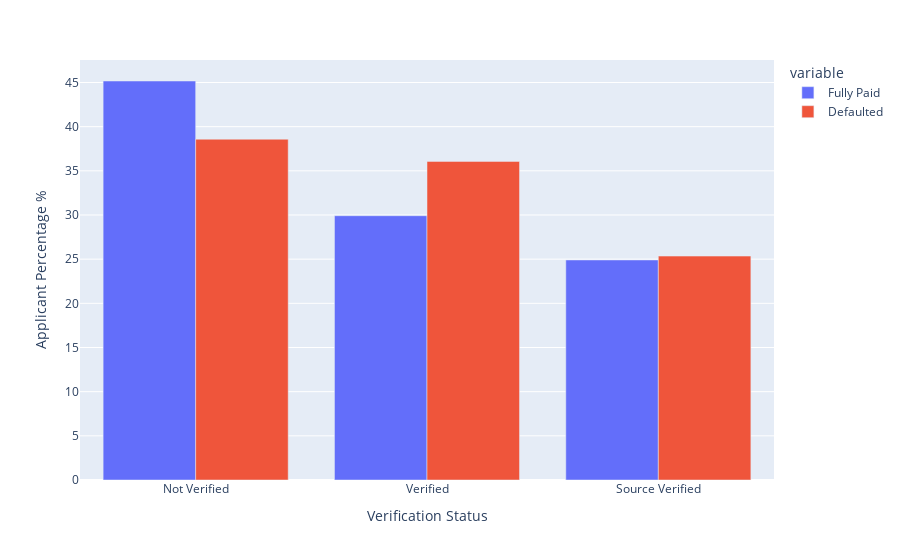

This figure's notebook cell:
### Code cell
fig = px.bar(data_status, x=data_status.index, y=['Fully Paid','Defaulted'],
             labels={'index':'Verification Status', 'value': 'Applicant Percentage %'}, barmode='group')
fig.show()

### Figure 1 — Plotly figure (JSON) as saved in the notebook; plotly's stock layout.template omitted (floating-point values rounded to 4 significant figures)
{"data": [{"alignmentgroup": "True", "hovertemplate": "variable=Fully Paid<br>Verification Status=%{x}<br>Applicant Percentage %=%{y}<extra></extra>", "legendgroup": "Fully Paid", "marker": {"color": "#636efa", "pattern": {"shape": ""}}, "name": "Fully Paid", "offsetgroup": "Fully Paid", "orientation": "v", "showlegend": true, "textposition": "auto", "type": "bar", "x": ["Not Verified", "Verified", "Source Verified"], "xaxis": "x", "y": [45.17, 29.92, 24.91], "yaxis": "y"}, {"alignmentgroup": "True", "hovertemplate": "variable=Defaulted<br>Verification Status=%{x}<br>Applicant Percentage %=%{y}<extra></extra>", "legendgroup": "Defaulted", "marker": {"color": "#EF553B", "pattern": {"shape": ""}}, "name": "Defaulted", "offsetgroup": "Defaulted", "orientation": "v", "showlegend": true, "textposition": "auto", "type": "bar", "x": ["Not Verified", "Verified", "Source Verified"], "xaxis": "x", "y": [38.58, 36.07, 25.35], "yaxis": "y"}], "layout": {"barmode": "group", "legend": {"title": {"text": "variable"}, "tracegroupgap": 0}, "margin": {"t": 60}, "xaxis": {"anchor": "y", "domain": [0, 1], "title": {"text": "Verification Status"}}, "yaxis": {"anchor": "x", "domain": [0, 1], "title": {"text": "Applicant Percentage %"}}}}
